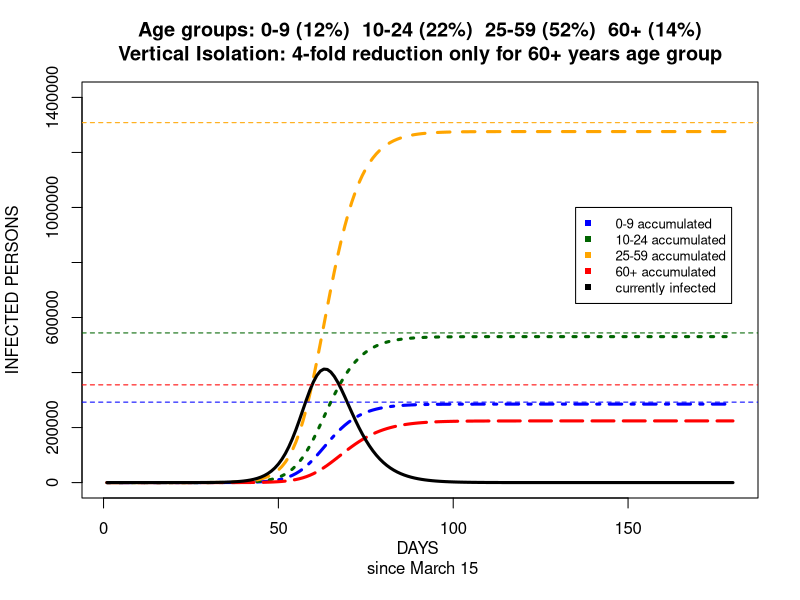

Write R code to recreate this figure.
#author: Luiz Duczmal duczmal@ufmg.br 2020/04/05 

escalay=1400000
nmax=180
Ntotal=2500000
#fracg=c(0.0565,0.0605,0.0695,0.0708,0.0773,0.0864,0.0962,0.087,0.069,0.0647,0.0647,0.0553,0.0447,0.034,0.0233,0.0176,0.0225)
#fracg=c(0.117,0.1403,0.1637,0.1832,0.1337,0.12,0.0787,0.0409,0.0225)
fracg=c(0.1170,0.2176,0.5233,0.1421)
ng=length(fracg)

nada=0
vertical=1
if(vertical==0){
 #f=1
 f=0.25
 #f=0.55
 F = matrix(   
  c(f,f,f,f,
    f,f,f,f,
    f,f,f,f,
    f,f,f,f),
   nrow=ng,               
   ncol=ng,               
   byrow = FALSE)    
}
if(vertical==1){
 f=0.25
 F = matrix( 
  c(1,1,1,f,
    1,1,1,f,
    1,1,1,f,
    f,f,f,f),
   nrow=ng,               
   ncol=ng,               
   byrow = FALSE)   
}   

tt=rep(0,nmax)
h=1.0
h2=h/2
N=rep(Ntotal,ng)
N=N*fracg
beta=1.23
Dr=rep(3.5,ng) #10.0 #3.5
Dn=rep(3.5,ng) #10.0 #3.5
alpha=0.05    #0.01 
mu=1.00
Z=3.7  #5.2

S=rep(0,ng)
E=rep(0,ng)
I=rep(0,ng)
R=rep(0,ng)
Ir=rep(0,ng)
In=rep(0,ng)

S1=rep(0,ng)
E1=rep(0,ng)
I1=rep(0,ng)
R1=rep(0,ng)
Ir1=rep(0,ng)
In1=rep(0,ng)
  
K1s=rep(0,ng)
K1E=rep(0,ng)
k1Ir=rep(0,ng)
k1In=rep(0,ng)
  
K2s=rep(0,ng)
K2E=rep(0,ng)
k2Ir=rep(0,ng)
k2In=rep(0,ng)
  
K3s=rep(0,ng)
K3E=rep(0,ng)
k3Ir=rep(0,ng)
k3In=rep(0,ng)
  
K4s=rep(0,ng)
K4E=rep(0,ng)
k4Ir=rep(0,ng)
k4In=rep(0,ng)
  
t0=1.00
tn=t0


S=rep(0,ng)
E=rep(0,ng)
E=fracg
S=N-fracg
I=rep(0,ng)
R=rep(0,ng)
R=N-(S+E+I)
Ir=rep(0,ng)
In=rep(0,ng)
yStotal=rep(0,nmax)
yEtotal=rep(0,nmax)
yItotal=rep(0,nmax)
yRtotal=rep(0,nmax)
yStotal[1]=Ntotal-1
yEtotal[1]=1
yItotal[1]=0
yRtotal[1]=0
yS=matrix(0,ng,nmax)
yE=matrix(0,ng,nmax)
yIr=matrix(0,ng,nmax)
yIn=matrix(0,ng,nmax)
yI=matrix(0,ng,nmax)
yR=matrix(0,ng,nmax)
tt[1]=t0
yS[,1]=S
yE[,1]=E
yIr[,1]=Ir
yIn[,1]=In
yI[,1]=Ir+mu*In
yR[,1]=N-(S+E+I)

for(i in 2:nmax){
  tn2=tn+h2
  tn1=tn+h
  
  Aux1=(beta)*(F%*%(((Ir)+mu*(In))/Ntotal))
  k1S=h*(   -Aux1*S              )
  k1E=h*(    Aux1*S  -E/Z        )
  k1Ir=h*(    alpha *E/Z - Ir/Dr )
  k1In=h*( (1-alpha)*E/Z - In/Dn )
  
  Aux2=(beta)*(F%*%(((Ir+k1Ir/2)+mu*(In+k1In/2))/Ntotal))
  k2S=h*( -Aux2*(S+k1S/2)                               )
  k2E=h*(  Aux2*(S+k1S/2)  -(E+k1E/2)/Z                 )
  k2Ir=h*(          alpha *(E+k1E/2)/Z - (Ir+k1Ir/2)/Dr )
  k2In=h*(       (1-alpha)*(E+k1E/2)/Z - (In+k1In/2)/Dn )
  
  Aux3=(beta)*(F%*%(((Ir+k2Ir/2)+mu*(In+k2In/2))/Ntotal))
  k3S=h*( -Aux3*(S+k2S/2)                               )
  k3E=h*(  Aux3*(S+k2S/2)  -(E+k2E/2)/Z                 )
  k3Ir=h*(           alpha*(E+k2E/2)/Z - (Ir+k2Ir/2)/Dr )
  k3In=h*(       (1-alpha)*(E+k2E/2)/Z - (In+k2In/2)/Dn )
  
  Aux4=(beta)*(F%*%(((Ir+k3Ir)+mu*(In+k3In))/Ntotal))
  k4S=h*( -Aux4*(S+k3S)                           )
  k4E=h*(  Aux4*(S+k3S)  -(E+k3E)/Z               )
  k4Ir=h*(         alpha*(E+k3E)/Z - (Ir+k3Ir)/Dr )
  k4In=h*(     (1-alpha)*(E+k3E)/Z - (In+k3In)/Dn )
 
  S1=S + (k1S +2*k2S +2*k3S +k4S )/6
  E1=E + (k1E +2*k2E +2*k3E +k4E )/6
  Ir1=Ir+(k1Ir+2*k2Ir+2*k3Ir+k4Ir)/6
  In1=In+(k1In+2*k2In+2*k3In+k4In)/6
  
  tt[i]=tn1
  yS[,i]=S1
  yE[,i]=E1
  yIr[,i]=Ir1
  yIn[,i]=In1
  yI[,i]=Ir1+mu*In1
  yR[,i]=N-(S1+E1+Ir1+mu*In1)
  yStotal[i]=sum(S1)
  yEtotal[i]=sum(E1)
  yItotal[i]=sum(Ir1+mu*In1)
  yRtotal[i]=sum(N-(S1+E1+Ir1+mu*In1))
  tn=tn1
  S=S1
  E=E1
  Ir=Ir1
  In=In1
  I=Ir1+mu*In1
  R=N-(S1+E1+Ir1+mu*In1)
}


#titulo=paste('População em isolamento: ',toString(fracg*100),'%\n Redução de contatos: ',toString(round(1/F)),'X',sep='')
if((vertical==0)&&(nada==0)){
  titulo=paste('Age groups: 0-9 (12%)  10-24 (22%)  25-59 (52%)  60+ (14%)','\n','Horizontal Isolation: 4-fold reduction for all age groups',sep='')
  #titulo=paste('Age groups: 0-9 (12%)  10-24 (22%)  25-59 (52%)  60+ (14%)','\n','Horizontal Isolation: 1.8-fold reduction for all age groups',sep='')
}
if(vertical==1)titulo=paste('Age groups: 0-9 (12%)  10-24 (22%)  25-59 (52%)  60+ (14%)','\n','Vertical Isolation: 4-fold reduction only for 60+ years age group',sep='')
if(nada==1)titulo=paste('Age groups: 0-9 (12%)  10-24 (22%)  25-59 (52%)  60+ (14%)','\n','No intervention',sep='')


#titulo=''
#Desliga o modo notação científica
options(scipen=7)
#Com escala fixa por escalay
#matplot(tt, cbind(yI[1,]+yI[2,]),type="l",col=c("black"),lty=c(1,1),main=titulo,xlab="DIAS \n a partir de 15 de março",ylab="INFECTADOS",ylim=c(0,escalay))

#matplot(tt, cbind(yI[1,],yI[2,],yI[3,],yI[4,],yItotal),type="l",col=c("blue","darkgreen","orange","red","black"),lty=c(1,1),main=titulo,xlab="DIAS \n a partir de 15 de março",ylab="INFECTADOS",ylim=c(0,escalay))
#matplot(tt, cbind(yR[1,],yR[2,],yR[3,],yR[4,],yItotal),type="l",col=c("blue","darkgreen","orange","red","black"),lty=c(1,1),main=titulo,xlab="DIAS \n a partir de 15 de março",ylab="INFECTADOS",ylim=c(0,escalay))
#matplot(tt, cbind(yR[1,],yR[2,],yR[3,],yR[4,],yR[5,],yR[6,],yR[7,],yR[8,],yR[9,],yItotal),type="l",col=c("pink","brown","red","gold","green","darkgreen","blue","violet","orange","black"),lty=c(1,1),main=titulo,xlab="DIAS \n a partir de 15 de março",ylab="INFECTADOS",ylim=c(0,escalay))
#matplot(tt, cbind(yR[1,],yR[2,],yR[3,],yR[4,],yItotal),type="l",col=c("blue","darkgreen","orange","red","black"),lty=c(1,1),main=titulo,xlab="DIAS \n a partir de 15 de março",ylab="INFECTADOS",ylim=c(0,escalay))
matplot(tt, cbind(yR[1,],yR[2,],yR[3,],yR[4,],yItotal),type="l",col=c("blue","darkgreen","orange","red","black"),lty=c(10,3,2,5,1),lwd=3,main=titulo,xlab="DAYS \n since March 15",ylab="INFECTED PERSONS",ylim=c(0,escalay))
abline(h=Ntotal*fracg, col=c("blue","darkgreen","orange","red"),lwd=1, lty=2)

#Com escala automática
#matplot(tt, cbind(yy9,yy10,yy11),type="l",col=c("blue","red","black"),lty=c(1,1),main=titulo,xlab="DIAS \n a partir de 15 de março",ylab="INFECTADOS")

legend(x=135,y=1000000,c("    0-9 accumulated","    10-24 accumulated","    25-59 accumulated","    60+ accumulated","    currently infected"),cex=0.8,col=c("blue","darkgreen","orange","red","black"),pch=c(15,15,15,15,15))